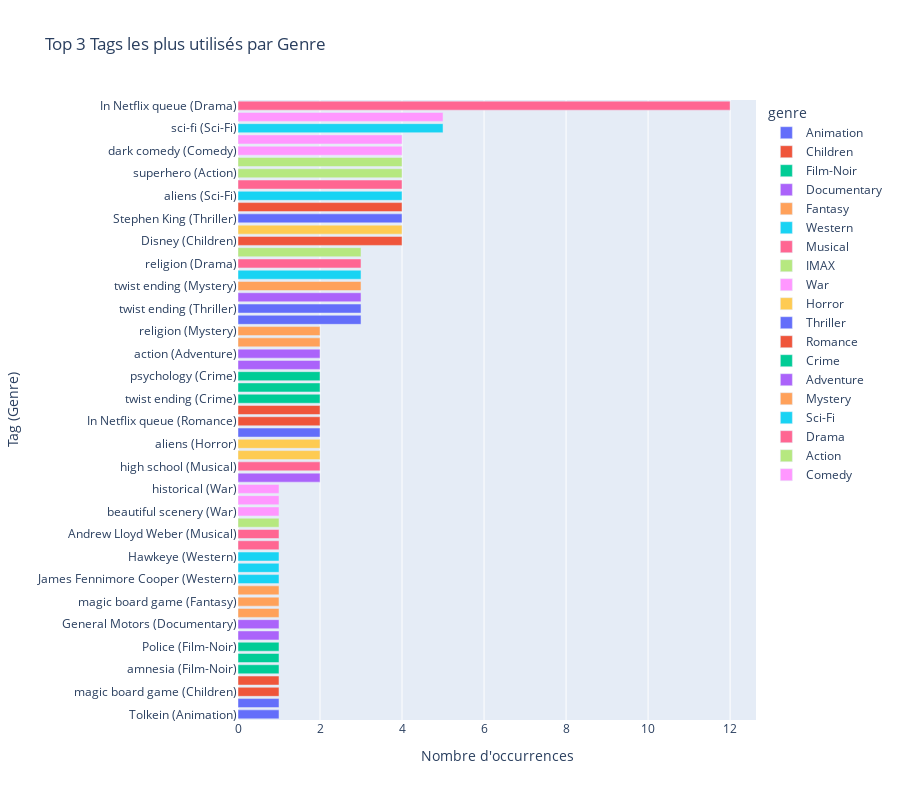

Here is the notebook cell this chart was saved with:
### Code cell
fig = px.bar(
    top_tags_by_genre.sort_values("count"),
    x="count",
    y="tag_label",
    color="genre",
    orientation="h",
    title="Top 3 Tags les plus utilisés par Genre",
    labels={"count": "Nombre d'occurrences", "tag_label": "Tag (Genre)"},
    height=800
)
fig.update_layout(yaxis=dict(categoryorder='total ascending'))
fig.show()

### Figure 1 — Plotly figure (JSON) as saved in the notebook; plotly's stock layout.template omitted (floating-point values rounded to 4 significant figures)
{"data": [{"hovertemplate": "genre=Animation<br>Nombre d'occurrences=%{x}<br>Tag (Genre)=%{y}<extra></extra>", "legendgroup": "Animation", "marker": {"color": "#636efa", "pattern": {"shape": ""}}, "name": "Animation", "orientation": "h", "showlegend": true, "textposition": "auto", "type": "bar", "x": [1, 1, 3], "xaxis": "x", "y": ["Tolkein (Animation)", "mice (Animation)", "Disney (Animation)"], "yaxis": "y"}, {"hovertemplate": "genre=Children<br>Nombre d'occurrences=%{x}<br>Tag (Genre)=%{y}<extra></extra>", "legendgroup": "Children", "marker": {"color": "#EF553B", "pattern": {"shape": ""}}, "name": "Children", "orientation": "h", "showlegend": true, "textposition": "auto", "type": "bar", "x": [1, 1, 4], "xaxis": "x", "y": ["magic board game (Children)", "fantasy (Children)", "Disney (Children)"], "yaxis": "y"}, {"hovertemplate": "genre=Film-Noir<br>Nombre d'occurrences=%{x}<br>Tag (Genre)=%{y}<extra></extra>", "legendgroup": "Film-Noir", "marker": {"color": "#00cc96", "pattern": {"shape": ""}}, "name": "Film-Noir", "orientation": "h", "showlegend": true, "textposition": "auto", "type": "bar", "x": [1, 1, 1], "xaxis": "x", "y": ["amnesia (Film-Noir)", "memory (Film-Noir)", "Police (Film-Noir)"], "yaxis": "y"}, {"hovertemplate": "genre=Documentary<br>Nombre d'occurrences=%{x}<br>Tag (Genre)=%{y}<extra></extra>", "legendgroup": "Documentary", "marker": {"color": "#ab63fa", "pattern": {"shape": ""}}, "name": "Documentary", "orientation": "h", "showlegend": true, "textposition": "auto", "type": "bar", "x": [1, 1, 2], "xaxis": "x", "y": ["Michigan (Documentary)", "General Motors (Documentary)", "In Netflix queue (Documentary)"], "yaxis": "y"}, {"hovertemplate": "genre=Fantasy<br>Nombre d'occurrences=%{x}<br>Tag (Genre)=%{y}<extra></extra>", "legendgroup": "Fantasy", "marker": {"color": "#FFA15A", "pattern": {"shape": ""}}, "name": "Fantasy", "orientation": "h", "showlegend": true, "textposition": "auto", "type": "bar", "x": [1, 1, 1], "xaxis": "x", "y": ["fantasy (Fantasy)", "magic board game (Fantasy)", "Robin Williams (Fantasy)"], "yaxis": "y"}, {"hovertemplate": "genre=Western<br>Nombre d'occurrences=%{x}<br>Tag (Genre)=%{y}<extra></extra>", "legendgroup": "Western", "marker": {"color": "#19d3f3", "pattern": {"shape": ""}}, "name": "Western", "orientation": "h", "showlegend": true, "textposition": "auto", "type": "bar", "x": [1, 1, 1], "xaxis": "x", "y": ["James Fennimore Cooper (Western)", "crime (Western)", "Hawkeye (Western)"], "yaxis": "y"}, {"hovertemplate": "genre=Musical<br>Nombre d'occurrences=%{x}<br>Tag (Genre)=%{y}<extra></extra>", "legendgroup": "Musical", "marker": {"color": "#FF6692", "pattern": {"shape": ""}}, "name": "Musical", "orientation": "h", "showlegend": true, "textposition": "auto", "type": "bar", "x": [1, 1, 2], "xaxis": "x", "y": ["Disney (Musical)", "Andrew Lloyd Weber (Musical)", "high school (Musical)"], "yaxis": "y"}, {"hovertemplate": "genre=IMAX<br>Nombre d'occurrences=%{x}<br>Tag (Genre)=%{y}<extra></extra>", "legendgroup": "IMAX", "marker": {"color": "#B6E880", "pattern": {"shape": ""}}, "name": "IMAX", "orientation": "h", "showlegend": true, "textposition": "auto", "type": "bar", "x": [1], "xaxis": "x", "y": ["In Netflix queue (IMAX)"], "yaxis": "y"}, {"hovertemplate": "genre=War<br>Nombre d'occurrences=%{x}<br>Tag (Genre)=%{y}<extra></extra>", "legendgroup": "War", "marker": {"color": "#FF97FF", "pattern": {"shape": ""}}, "name": "War", "orientation": "h", "showlegend": true, "textposition": "auto", "type": "bar", "x": [1, 1, 1], "xaxis": "x", "y": ["beautiful scenery (War)", "epic (War)", "historical (War)"], "yaxis": "y"}, {"hovertemplate": "genre=Horror<br>Nombre d'occurrences=%{x}<br>Tag (Genre)=%{y}<extra></extra>", "legendgroup": "Horror", "marker": {"color": "#FECB52", "pattern": {"shape": ""}}, "name": "Horror", "orientation": "h", "showlegend": true, "textposition": "auto", "type": "bar", "x": [2, 2, 4], "xaxis": "x", "y": ["suspense (Horror)", "aliens (Horror)", "Stephen King (Horror)"], "yaxis": "y"}, {"hovertemplate": "genre=Thriller<br>Nombre d'occurrences=%{x}<br>Tag (Genre)=%{y}<extra></extra>", "legendgroup": "Thriller", "marker": {"color": "#636efa", "pattern": {"shape": ""}}, "name": "Thriller", "orientation": "h", "showlegend": true, "textposition": "auto", "type": "bar", "x": [2, 3, 4], "xaxis": "x", "y": ["demons (Thriller)", "twist ending (Thriller)", "Stephen King (Thriller)"], "yaxis": "y"}, {"hovertemplate": "genre=Romance<br>Nombre d'occurrences=%{x}<br>Tag (Genre)=%{y}<extra></extra>", "legendgroup": "Romance", "marker": {"color": "#EF553B", "pattern": {"shape": ""}}, "name": "Romance", "orientation": "h", "showlegend": true, "textposition": "auto", "type": "bar", "x": [2, 2, 4], "xaxis": "x", "y": ["In Netflix queue (Romance)", "personals ads (Romance)", "high school (Romance)"], "yaxis": "y"}, {"hovertemplate": "genre=Crime<br>Nombre d'occurrences=%{x}<br>Tag (Genre)=%{y}<extra></extra>", "legendgroup": "Crime", "marker": {"color": "#00cc96", "pattern": {"shape": ""}}, "name": "Crime", "orientation": "h", "showlegend": true, "textposition": "auto", "type": "bar", "x": [2, 2, 2], "xaxis": "x", "y": ["twist ending (Crime)", "dark comedy (Crime)", "psychology (Crime)"], "yaxis": "y"}, {"hovertemplate": "genre=Adventure<br>Nombre d'occurrences=%{x}<br>Tag (Genre)=%{y}<extra></extra>", "legendgroup": "Adventure", "marker": {"color": "#ab63fa", "pattern": {"shape": ""}}, "name": "Adventure", "orientation": "h", "showlegend": true, "textposition": "auto", "type": "bar", "x": [2, 2, 3], "xaxis": "x", "y": ["classic (Adventure)", "action (Adventure)", "sci-fi (Adventure)"], "yaxis": "y"}, {"hovertemplate": "genre=Mystery<br>Nombre d'occurrences=%{x}<br>Tag (Genre)=%{y}<extra></extra>", "legendgroup": "Mystery", "marker": {"color": "#FFA15A", "pattern": {"shape": ""}}, "name": "Mystery", "orientation": "h", "showlegend": true, "textposition": "auto", "type": "bar", "x": [2, 2, 3], "xaxis": "x", "y": ["slasher (Mystery)", "religion (Mystery)", "twist ending (Mystery)"], "yaxis": "y"}, {"hovertemplate": "genre=Sci-Fi<br>Nombre d'occurrences=%{x}<br>Tag (Genre)=%{y}<extra></extra>", "legendgroup": "Sci-Fi", "marker": {"color": "#19d3f3", "pattern": {"shape": ""}}, "name": "Sci-Fi", "orientation": "h", "showlegend": true, "textposition": "auto", "type": "bar", "x": [3, 4, 5], "xaxis": "x", "y": ["superhero (Sci-Fi)", "aliens (Sci-Fi)", "sci-fi (Sci-Fi)"], "yaxis": "y"}, {"hovertemplate": "genre=Drama<br>Nombre d'occurrences=%{x}<br>Tag (Genre)=%{y}<extra></extra>", "legendgroup": "Drama", "marker": {"color": "#FF6692", "pattern": {"shape": ""}}, "name": "Drama", "orientation": "h", "showlegend": true, "textposition": "auto", "type": "bar", "x": [3, 4, 12], "xaxis": "x", "y": ["religion (Drama)", "twist ending (Drama)", "In Netflix queue (Drama)"], "yaxis": "y"}, {"hovertemplate": "genre=Action<br>Nombre d'occurrences=%{x}<br>Tag (Genre)=%{y}<extra></extra>", "legendgroup": "Action", "marker": {"color": "#B6E880", "pattern": {"shape": ""}}, "name": "Action", "orientation": "h", "showlegend": true, "textposition": "auto", "type": "bar", "x": [3, 4, 4], "xaxis": "x", "y": ["aliens (Action)", "superhero (Action)", "sci-fi (Action)"], "yaxis": "y"}, {"hovertemplate": "genre=Comedy<br>Nombre d'occurrences=%{x}<br>Tag (Genre)=%{y}<extra></extra>", "legendgroup": "Comedy", "marker": {"color": "#FF97FF", "pattern": {"shape": ""}}, "name": "Comedy", "orientation": "h", "showlegend": true, "textposition": "auto", "type": "bar", "x": [4, 4, 5], "xaxis": "x", "y": ["dark comedy (Comedy)", "high school (Comedy)", "In Netflix queue (Comedy)"], "yaxis": "y"}], "layout": {"barmode": "relative", "height": 800, "legend": {"title": {"text": "genre"}, "tracegroupgap": 0}, "title": {"text": "Top 3 Tags les plus utilisés par Genre"}, "xaxis": {"anchor": "y", "domain": [0, 1], "title": {"text": "Nombre d'occurrences"}}, "yaxis": {"anchor": "x", "categoryorder": "total ascending", "domain": [0, 1], "title": {"text": "Tag (Genre)"}}}}
